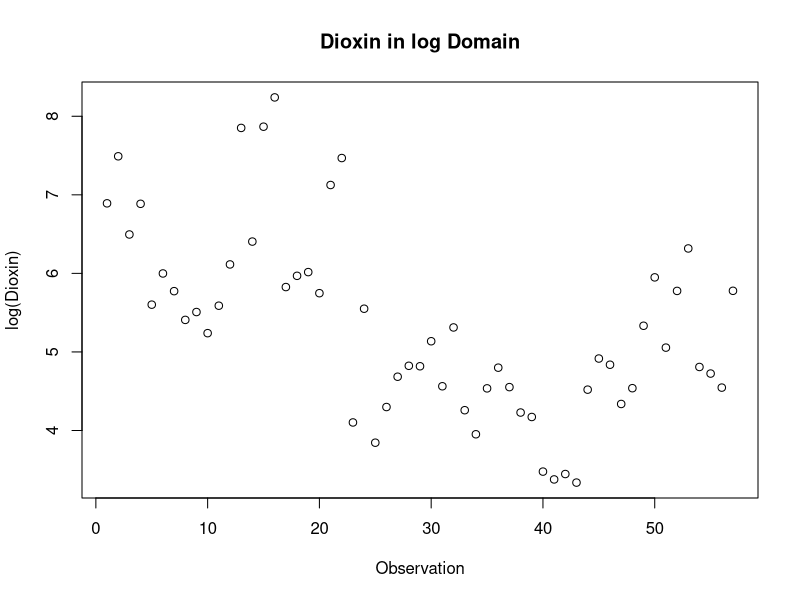
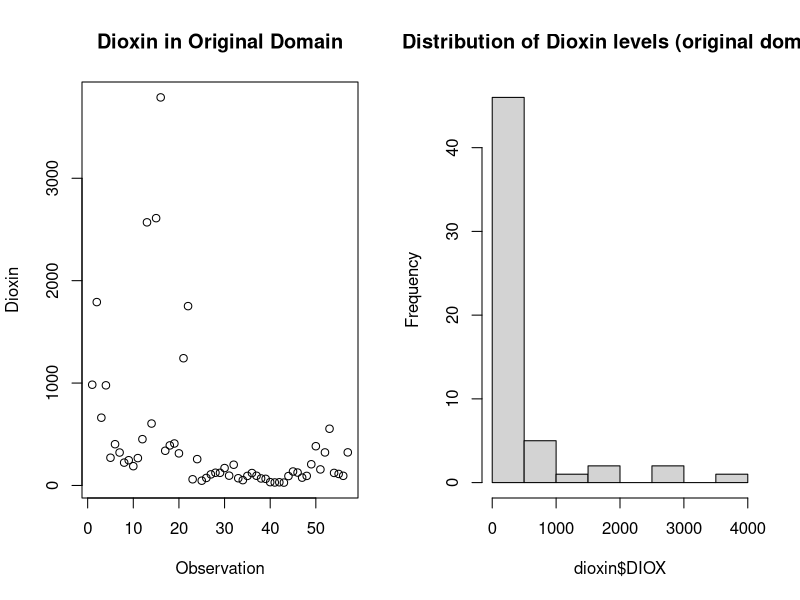
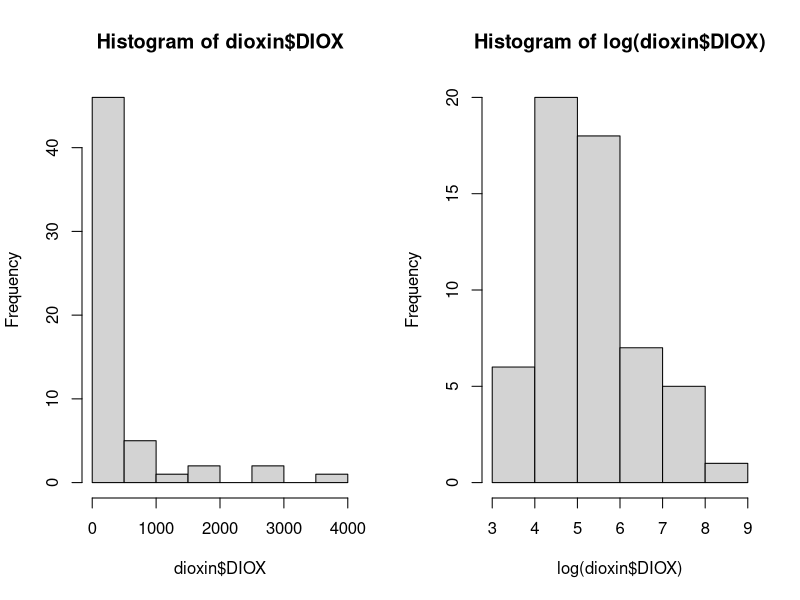
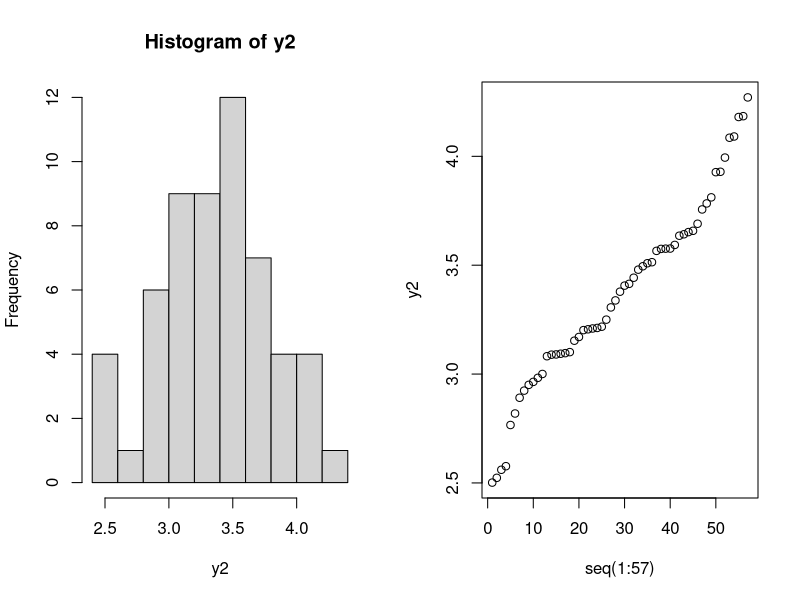
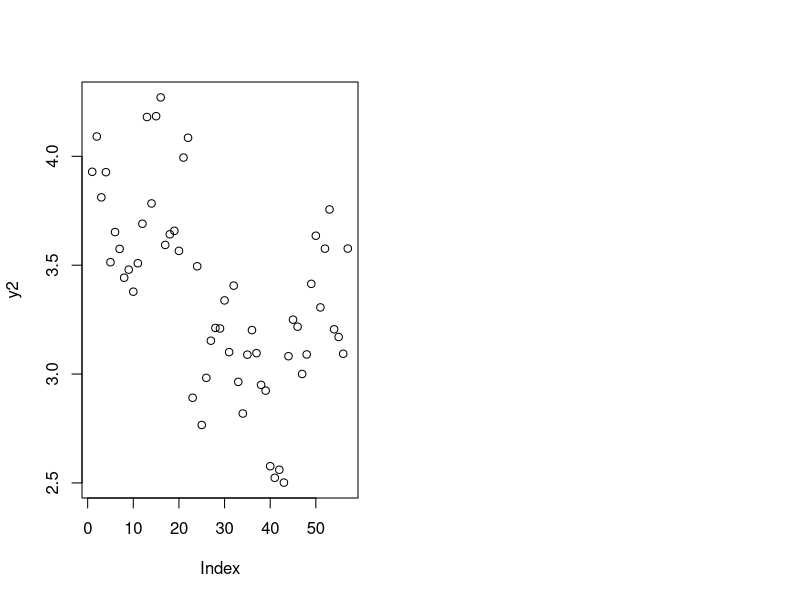
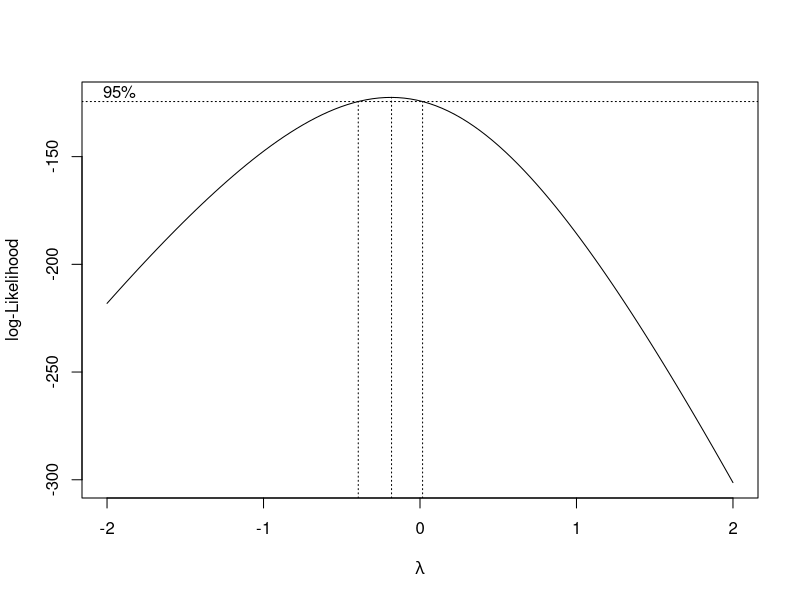

R code for these plots, in order: (Note: this script raises an error after producing the figures.)
#install.packages("ggfortify")
#install.packages("ggplot2")
#install.packages("GGally")
#install.packages("Hmisc")
library(dplyr)
library(ggplot2)
#library(GGally)
library(MASS)
library(car)
library(Hmisc)

library(ggfortify)
### Assignment1
# Reading in the data
dioxin<-read.csv("../01_Assignment1/dioxin.csv",header=T)
names(dioxin)
describe(dioxin$DIOX)
mean(dioxin$DIOX)


# Looking at the raw dependent variable
# we can see that there are quite some outliers
png(filename = "dioxin.png")
par(mfrow=c(1,2))
plot(dioxin$DIOX, main = "Dioxin in Original Domain", ylab="Dioxin", xlab="Observation")
hist(dioxin$DIOX, main="Distribution of Dioxin levels (original domain)")
dev.off()


# still not normally distributed
# both difference in mean + difference in variance
plot(log(dioxin$DIOX), main="Dioxin in log Domain", ylab="log(Dioxin)", xlab ="Observation")

dev.off()

# looking at distribution
par(mfrow=c(1,2))
hist(dioxin$DIOX)
hist(log(dioxin$DIOX))

# Due to the fact that the confidence interval includeds the regular log-transform
# we opt to use that as our initial transformation.
# Otherwise we would go for the optimal lambda value (-.18)
png(filename="boxcox_transformation.png")
lambda_ <- boxcox(dioxin$DIOX ~ 1)
l <- lambda_$x[which.max(lambda_$y)]
dev.off()


y2 = (dioxin$DIOX^l-1)/l
dioxin$trans <- y2
hist(y2)
qqplot(seq(1:57),y2,)

plot(y2)


# Transforming the variables into factors
dioxin <- mutate_if(dioxin, is.character, as.factor)
dioxin$TIME <- as.factor(dioxin$TIME)

df <- dioxin  %>% dplyr::select(where(is.numeric))
df$TIME <- as.factor(df$TIME)
df$OBSERV <- NULL

pairs(df)


p <- ggplot(dioxin, aes(x=PLANT, y=DIOX, fill=LAB)) + geom_boxplot(outlier.size = 2, notch=FALSE, outlier.shape = 16, outlier.colour = "black")
p


### Q2 - Simple additive model
model1 <- lm(DIOX ~ (PLANT+TIME+LAB+OXYGEN+LOAD+PRSEK), data=dioxin)
model1.1 <- lm(DIOX ~ (PRSEK+LOAD+OXYGEN+LAB+TIME+PLANT), data=dioxin)
# only the order in which the variables enter the model has changed
# if we use type II partitioning, the p-values for the factors are identical
# we don't make use of type III partioning due to aliased coeffients -> not every combination has been observerd
summary(model1)
summary(model1.1)

# Regular anova (type I) -> order in which the variables enter the model is important, sequential testing
anova(model1)
anova(model1.1)

# Type II Anova
Anova(model1.1, type="II")
Anova(model1, type="II")

# Plotting model fits
#autoplot(model1)
png(filename = "q2_full_untransformed.png")
par(mfrow=c(2,2))
plot(model1)
dev.off()
# clear increase in variance on the residuals, 3 observations are very influential and create heavy tails on the QQ-Plot
plot(cooks.distance(model1))
# observation number 13 is a clear outlier. It influences the model significantly (cooks d over .5)

## Transformed model

model1.log <- lm(log(DIOX) ~ (PLANT+TIME+LAB+OXYGEN+LOAD+PRSEK), data=dioxin)
summary(model1.log)

par(mfrow=c(2,2))
plot(model1.log)
dev.off()

model1.bc <- lm(trans ~ (PLANT+TIME+LAB+OXYGEN+LOAD+PRSEK), data=dioxin)
summary(model1.bc)

par(mfrow=c(2,2))
plot(model1.bc)
#dev.off()

Anova(model1.log, type="II")


####

# Using only intercept to specify
step(lm(DIOX~1, data=dioxin), ~PLANT+TIME+LAB+OXYGEN+LOAD+PRSEK, direction="forward")
step(lm(DIOX~1+PLANT+TIME+LAB+OXYGEN+LOAD+PRSEK, data=dioxin), direction="back")

# transformed model
step(lm(log(DIOX)~1, data=dioxin), ~PLANT+TIME+LAB+OXYGEN+LOAD+PRSEK, direction="forward")
#step(lm(log(DIOX)~PLANT+TIME+LAB+OXYGEN+LOAD+PRSEK, data=dioxin), direction="backward")
drop1(lm(log(DIOX)~PLANT+TIME+LAB+OXYGEN+LOAD+PRSEK, data=dioxin))
drop1(lm(log(DIOX)~PLANT+TIME+LAB+OXYGEN+LOAD, data=dioxin))
# we get rid of factor PRSEK. Looking at the type II anova, we can see that it's the only variable with a p-value below the significance level of 5%

model1.red <- lm(log(DIOX)~PLANT+TIME+LAB+OXYGEN+LOAD, data=dioxin)

summary(model1.red)

## Q3 - Simple additive model, but with numerical values
### 

model2.log <- lm(log(DIOX) ~ (PLANT+TIME+LAB+O2COR+NEFFEKT+QRAT), data=dioxin)
summary(model2.log)

par(mfrow=c(2,2))
plot(model2.log)
dev.off()

Anova(model2.log, type="II")


#model2.bc <- lm(trans ~ (PLANT+TIME+LAB+O2COR+NEFFEKT+QRAT), data=dioxin)
#summary(model2.bc)
#par(mfrow=c(2,2))
#plot(model2.bc)

# Using only intercept to specify
step(lm(log(DIOX)~1, data=dioxin), ~PLANT+TIME+LAB+O2COR+NEFFEKT+QRAT, direction="forward")

step(lm(log(DIOX)~PLANT+TIME+LAB+O2COR+NEFFEKT+QRAT, data=dioxin),direction="backward")
# AIC tends to overfit on the models when you have small sample sizes.
# Therefore, we go with the output of the ANOVA and drop the term QRAT
model2.red <- lm(log(DIOX) ~ (PLANT+TIME+LAB+O2COR+NEFFEKT), data=dioxin)
summary(model2.red)

# Q4 - predict on the datapoint
#n <- data.frame(PLANT = c(2), TIME = c(1), LAB = c(1), O2COR = c(0.5), NEFFEKT = c(-0.01))
n <- data.frame(PLANT = c("RENO_N"), TIME = c("1"),
                LAB = c("KK"), O2COR = c(0.5), NEFFEKT = c(-0.01))
pn <- predict(model2.red, n, interval="prediction", level=.95)

exp(pn)

## Does the dioxin emission depend on the active variables

#anova(model2.red, update(model2.red,.~.-PLANT))
model2.noplant <- update(model2.red,.~.-PLANT)
anova(model2.noplant, model2.red)
summary(model2.red)
# Looking at the coefficient of the model, we can see a difference in plants

# plot the residuals of a reduced model (no plant) and perform a boxplot on the residuals
r_a <- cbind(dioxin, residuals(model2.noplant))
ggplot(r_a, aes(x=PLANT, y=residuals(model2.noplant))) + geom_boxplot()
# We can see a difference in residuals, which further highlights the need to include plants



# Q7
### Model with second order interaction
model7 <- lm(log(DIOX) ~ (PLANT+TIME+LAB+O2COR+NEFFEKT+QRAT)^2, data=dioxin)
#alias(model7)
summary(model7)
Anova(model7, type="II")
m7 <- (fit.back <- step(model7, direction="back"))
summary(m7)


#summary(step(lm(log(DIOX)~1, data=dioxin), ~PLANT*TIME*LAB*O2COR*NEFFEKT*QRAT, direction="forward"))
summary(step(lm(log(DIOX)~1, data=dioxin), ~(PLANT+TIME+LAB+O2COR+NEFFEKT+QRAT)^2, direction="forward"))


model7.full <- lm(log(DIOX) ~ ((PLANT+TIME+LAB+O2COR+NEFFEKT+QRAT)^2
                               +QROEG+TOVN+TROEG+POVN+CO2+CO+SO2+HCL+H2O), data=dioxin)

summary(model7.full)

summary(step(model7.full, direction="backward"))

summary(step(lm(log(DIOX)~(PLANT+TIME+LAB+O2COR+NEFFEKT+QRAT)^2, data=dioxin), ~(QROEG+TOVN+TROEG+POVN+CO2+CO+SO2+HCL+H2O), direction="forward"))


summary(step(model2.red, ~(PLANT+TIME+LAB+O2COR+NEFFEKT+QRAT)^2, direction="forward"))

m8 <-step(model2.red, ~(PLANT+TIME+LAB+O2COR+NEFFEKT+QRAT)^2, direction="forward")

model2.red

step(m8, ~.(QROEG+TOVN+TROEG+POVN+CO2+CO+SO2+HCL+H2O), direction="forward")

m8_g<- step(m8, ~((PLANT+TIME+LAB+O2COR+NEFFEKT+QRAT)^2
            +QROEG+TOVN+TROEG+POVN+CO2+CO+SO2+HCL+H2O), direction="both")

summary(m8_g)
Anova(m8_g, type="II")



par(mfrow=c(2,2))
plot(m8_g)
dev.off()

###
# Estimating the variances between the two labs

kklab <- dioxin %>% filter(LAB == "KK")
var(log(kklab$DIOX))
uslab <- dioxin %>% filter(LAB == "USA")

#w_ <- rep(1/var(log(kklab$DIOX)),57)
w_ <- rep(1,57)
w_[which(dioxin$LAB=="USA")] <- 1/var(log(uslab$DIOX)) 
w_
1/var(log(uslab$DIOX))


w8 <- lm(log(DIOX) ~ PLANT + TIME + LAB + O2COR + NEFFEKT + QRAT + PLANT:QRAT + 
     TIME:NEFFEKT, data=dioxin, weights=w_)

summary(w8)
par(mfrow=c(2,2))
plot(w8)
summary(m8_g)

w8$coefficients

confint(w8, level=.95)

##########
# Using boxcox transformed data for the same analysis as up above

model2.red_bc <- lm(trans ~ (PLANT+TIME+LAB+O2COR+NEFFEKT), data=dioxin)
m8bc <-step(model2.red_bc, ~(PLANT+TIME+LAB+O2COR+NEFFEKT+QRAT)^2, direction="forward")
m8bc_g <- step(m8bc, ~((PLANT+TIME+LAB+O2COR+NEFFEKT+QRAT)^2
           +QROEG+TOVN+TROEG+POVN+CO2+CO+SO2+HCL+H2O), direction="both")
summary(m8bc_g)
summary(m8bc)
Anova(m8bc, type="II")

plot(m8bc)
